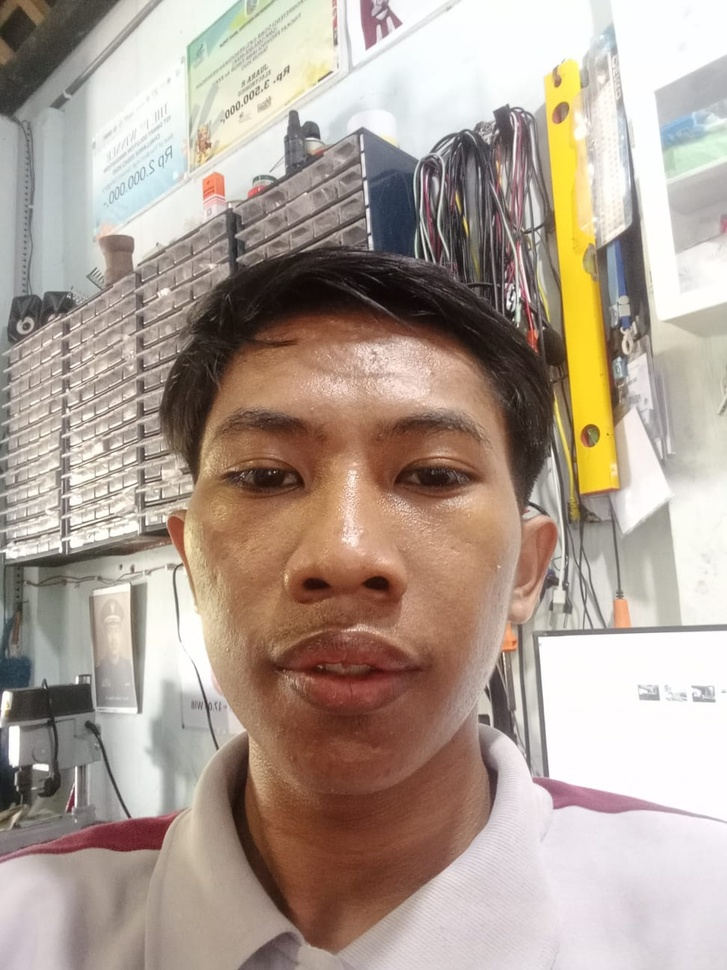
#> input picture Main UTS/image/Soal 05.jpeg, 727 x 970 px, shrunk from 972 x 1296 before the run
$ python 'Praktek Soal 05.py'
#> lines starting #> are read from the running program, lines starting #| are printed output that depends on the picture
import cv2
import numpy as np
import matplotlib.pyplot as plt
import os

folder_hasil = "image/hasil_histogram_equalization"
os.makedirs(folder_hasil, exist_ok=True)

# Membaca foto wajah
img_bgr = cv2.imread("image/Soal 05.jpeg")
#> img_bgr is the input picture: shape (970, 727, 3); mean B, G, R 148.2, 160, 175.3

if img_bgr is None:
    print("Gambar tidak ditemukan!")
    exit()

print("RUN histogram equalization pada foto wajah")

# Ubah BGR ke RGB untuk tampilan
img_rgb = cv2.cvtColor(img_bgr, cv2.COLOR_BGR2RGB)

# Ubah ke grayscale
img_gray = cv2.cvtColor(img_bgr, cv2.COLOR_BGR2GRAY)
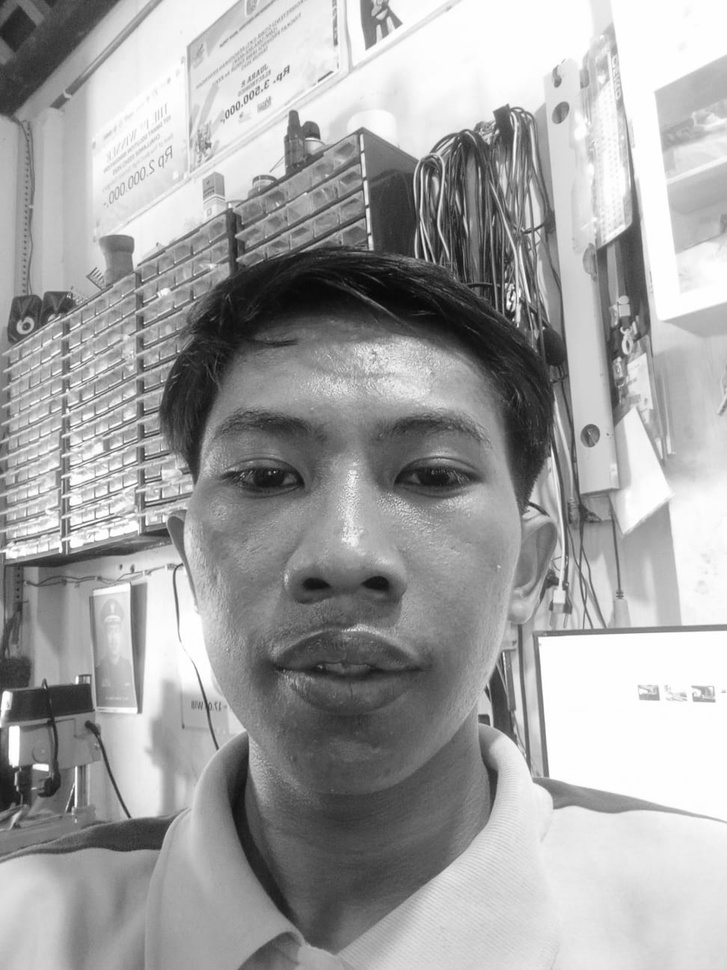
#> img_gray: shape (970, 727); min 4, max 255, mean 163.2

# A. Histogram Equalization
img_equalized = cv2.equalizeHist(img_gray)
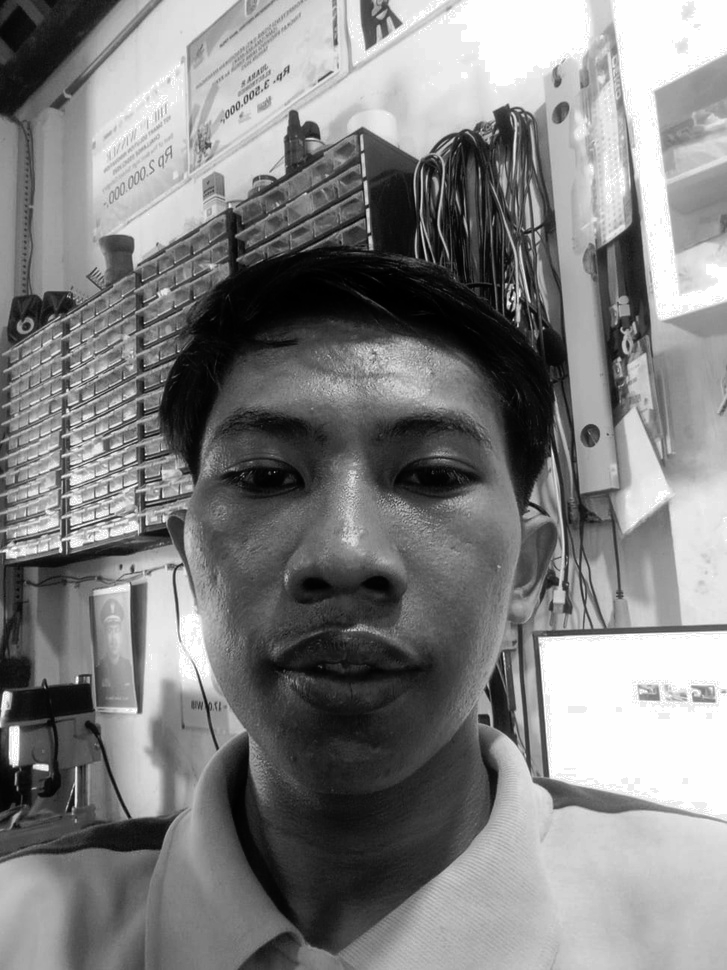
#> img_equalized: shape (970, 727); min 0, max 255, mean 128.6

# Simpan hasil
cv2.imwrite(os.path.join(folder_hasil, "01_wajah_grayscale.png"), img_gray)
cv2.imwrite(os.path.join(folder_hasil, "02_wajah_equalization.png"), img_equalized)

print("Hasil gambar berhasil disimpan di folder:", folder_hasil)

# B. Tampilkan citra dan histogram sebelum-sesudah
plt.figure(figsize=(12, 8))

# Foto asli berwarna
plt.subplot(2, 3, 1)
plt.imshow(img_rgb)
plt.title("Foto Wajah Asli")
plt.axis("off")

# Grayscale sebelum equalization
plt.subplot(2, 3, 2)
plt.imshow(img_gray, cmap="gray")
plt.title("Grayscale Sebelum")
plt.axis("off")

# Setelah histogram equalization
plt.subplot(2, 3, 3)
plt.imshow(img_equalized, cmap="gray")
plt.title("Setelah Equalization")
plt.axis("off")

# Histogram grayscale sebelum
plt.subplot(2, 3, 5)
plt.hist(img_gray.ravel(), bins=256, range=(0, 255))
plt.title("Histogram Sebelum (Gray)")
plt.xlabel("Intensitas Piksel")
plt.ylabel("Jumlah Piksel")

# Histogram setelah equalization
plt.subplot(2, 3, 6)
plt.hist(img_equalized.ravel(), bins=256, range=(0, 255))
plt.title("Histogram Sesudah (Equal)")
plt.xlabel("Intensitas Piksel")
plt.ylabel("Jumlah Piksel")

plt.tight_layout()
plt.show()
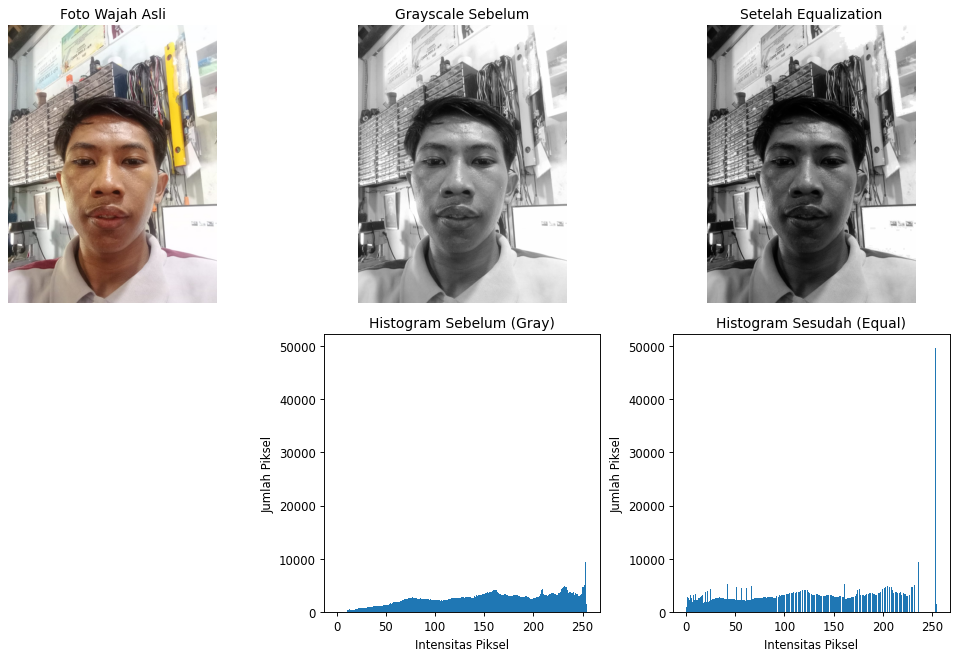
#> figure drawn by matplotlib, 5 panels; panel 4: tallest bar 49645 high, from x = 253 to 254; panel 5: tallest bar 49645 high, from x = 253 to 254

$ run again, with Main UTS/image/Soal 03.jpeg copied over Main UTS/image/Soal 05.jpeg
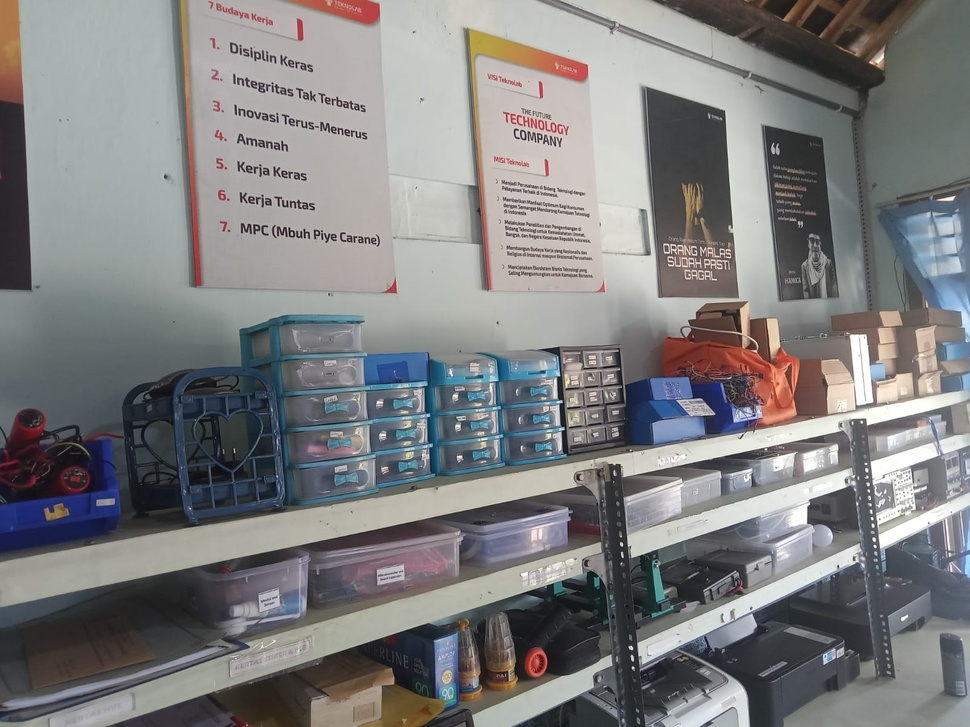
#> input picture Main UTS/image/Soal 03.jpeg, 970 x 727 px, shrunk from 1600 x 1200 before the run
#> img_bgr is the input picture: shape (727, 970, 3); mean B, G, R 127.1, 126.4, 126.8
#> `img_gray = cv2.cvtColor(img_bgr, cv2.COLOR_BGR2GRAY)`:
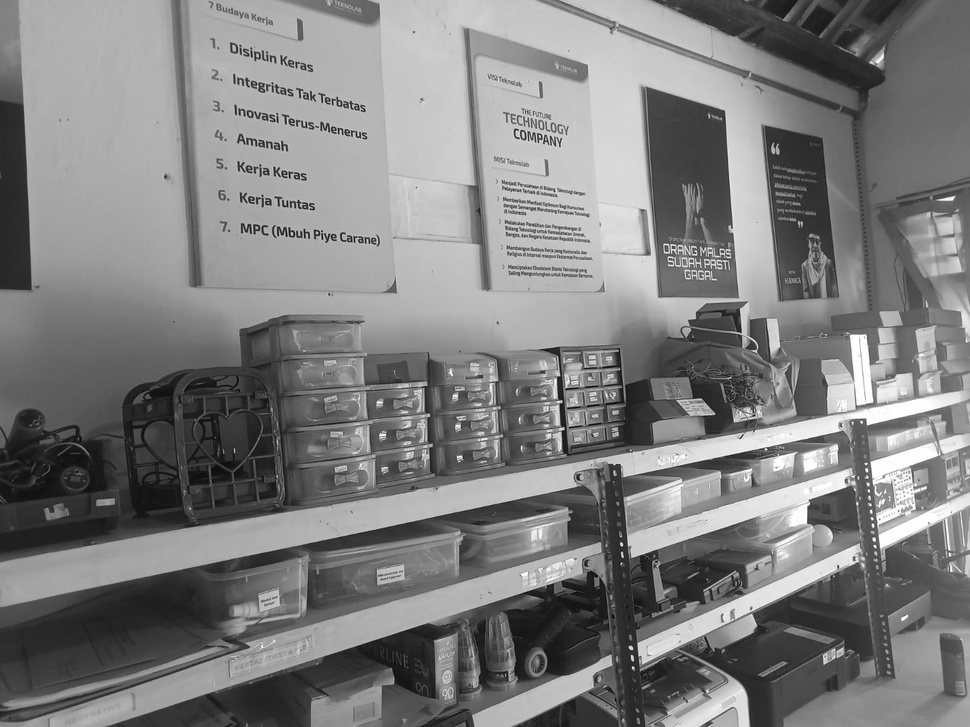
#> img_gray: shape (727, 970); min 2, max 255, mean 126.6
#> `img_equalized = cv2.equalizeHist(img_gray)`:
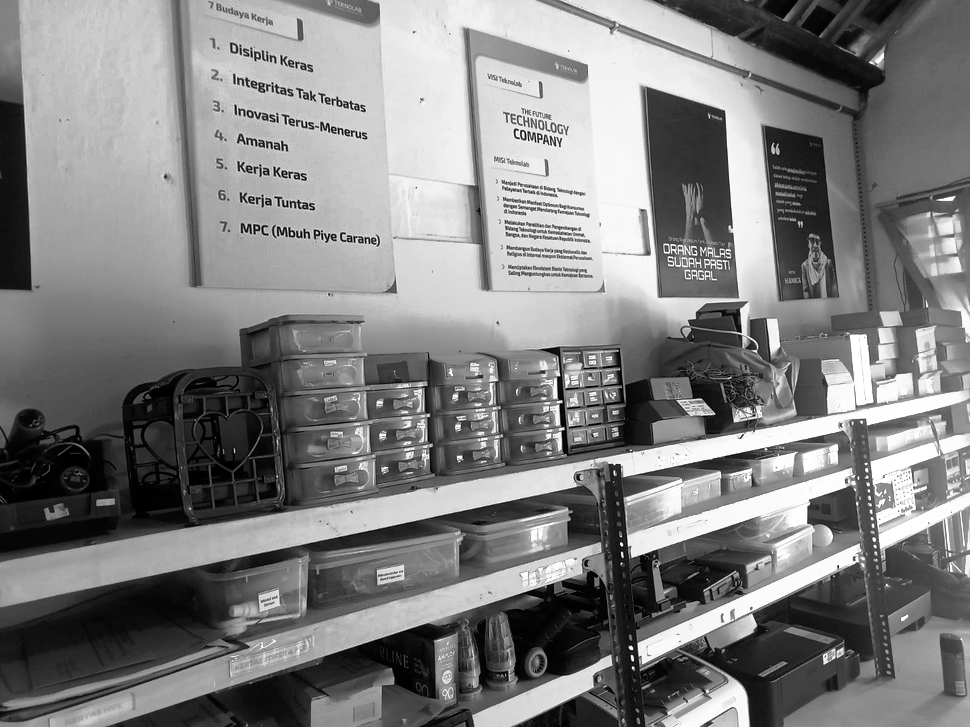
#> img_equalized: shape (727, 970); min 0, max 255, mean 128.2

$ run again, with Main UTS/image/Soal 06.jpeg copied over Main UTS/image/Soal 05.jpeg
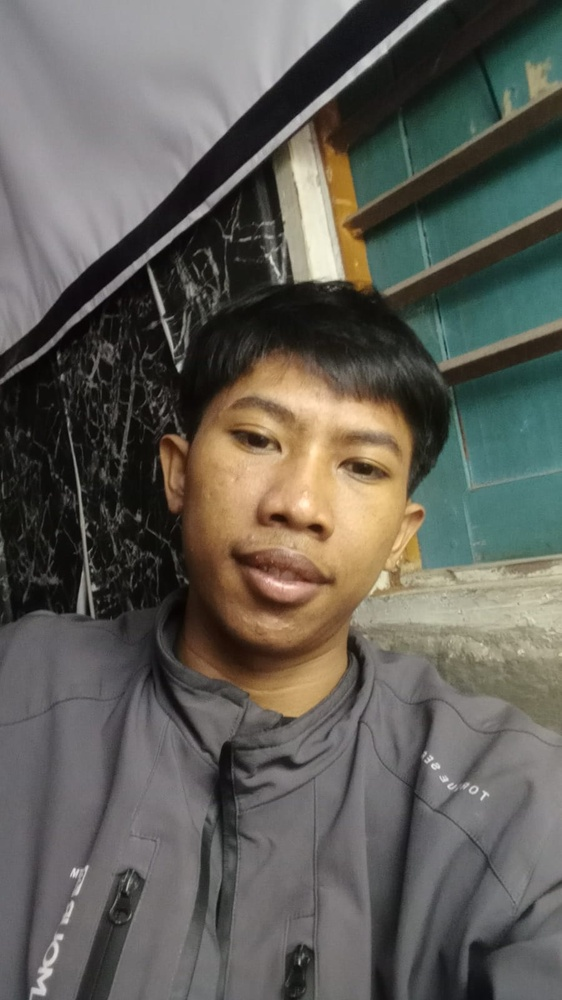
#> input picture Main UTS/image/Soal 06.jpeg, 562 x 1000 px, shrunk from 900 x 1600 before the run
#> img_bgr is the input picture: shape (1000, 562, 3); mean B, G, R 87.9, 94.9, 96.9
#> `img_gray = cv2.cvtColor(img_bgr, cv2.COLOR_BGR2GRAY)`:
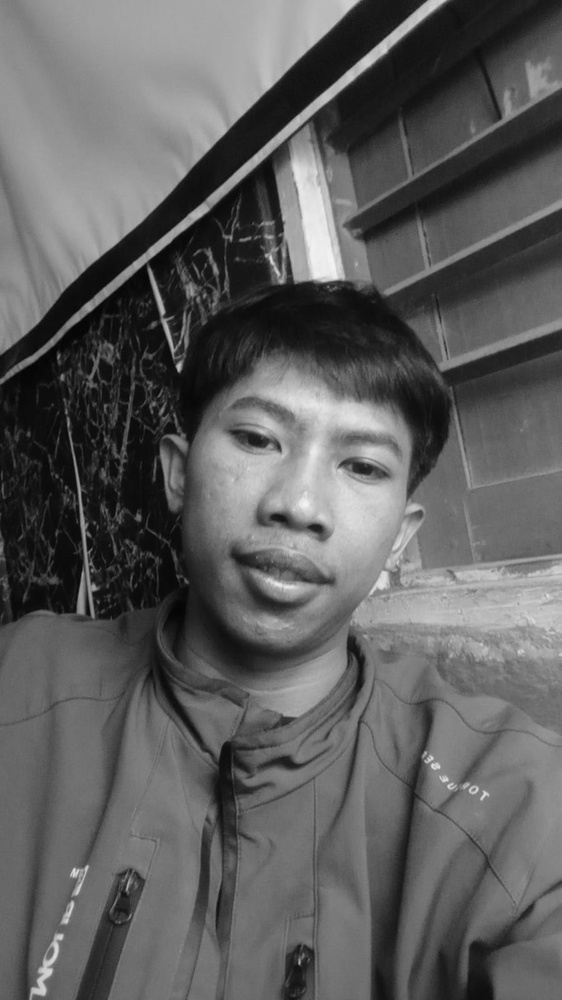
#> img_gray: shape (1000, 562); min 2, max 244, mean 94.7
#> `img_equalized = cv2.equalizeHist(img_gray)`:
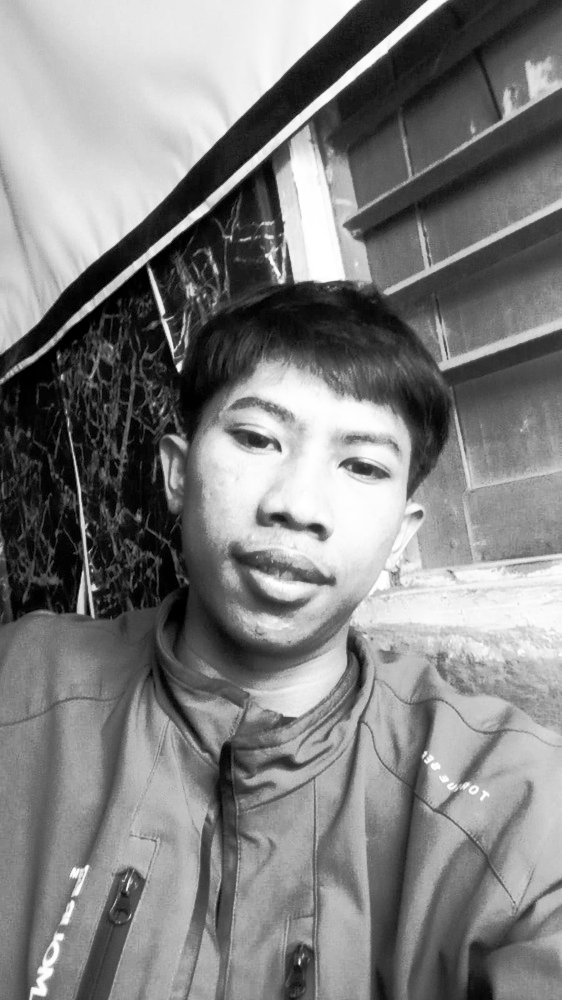
#> img_equalized: shape (1000, 562); min 0, max 255, mean 128.3
